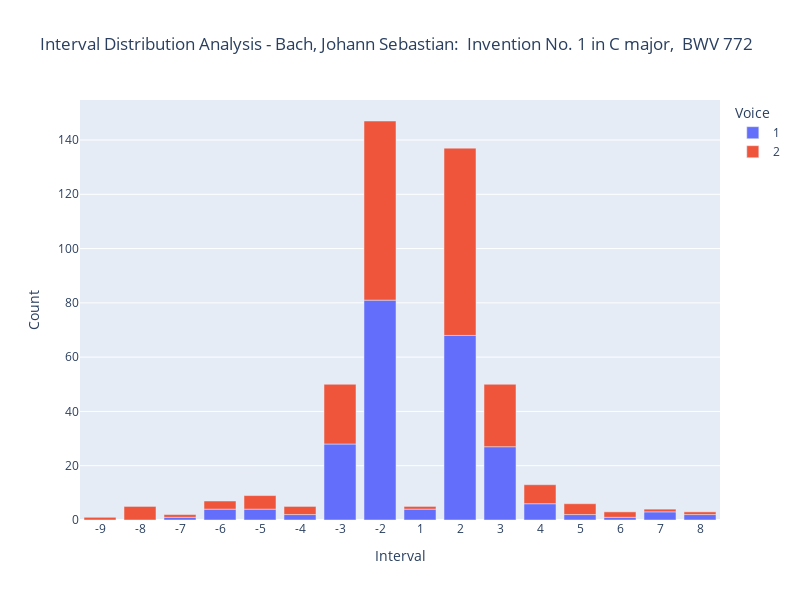

Notebook source saved alongside this figure:
### Code cell
# Create the bar chart
df = mel_counts.copy()

# remove rests
df_no_rests = df[df['Interval'] !=  'Rest']

unique_intervals = df_no_rests['Interval'].unique()

# unique_intervals_no_rest = [interval for interval in unique_intervals if interval != "Rest"]

# sorting function
def sort_integer_strings_explicit(string_array):
    """
    Explicit method: separate negatives and positives, then sort each group
    """
    negatives = [s for s in string_array if int(s) < 0]
    positives = [s for s in string_array if int(s) >= 0]
    
    # Sort negatives in descending order (highest negative first: -1, -2, -3...)
    negatives.sort(key=lambda x: int(x), reverse=False)
    
    # Sort positives in ascending order (lowest positive first: 0, 1, 2, 3...)
    positives.sort(key=lambda x: int(x))
    
    return negatives + positives

interval_order = sort_integer_strings_explicit(unique_intervals)

fig = px.bar(
    df_no_rests,
    x='Interval',
    y='Count',
    color='Voice',
    title=f"Interval Distribution Analysis - {piece.metadata['composer']}:  {piece.metadata['title']} ",
    width=800,
    height=600,

    # note that the pitch order is set earlier in our NB!
    category_orders={'Interval': interval_order}
)

fig.show()

### Figure 1 — Plotly figure (JSON) as saved in the notebook; plotly's stock layout.template omitted (floating-point values rounded to 4 significant figures)
{"data": [{"alignmentgroup": "True", "hovertemplate": "Voice=1<br>Interval=%{x}<br>Count=%{y}<extra></extra>", "legendgroup": "1", "marker": {"color": "#636efa", "pattern": {"shape": ""}}, "name": "1", "offsetgroup": "1", "orientation": "v", "showlegend": true, "textposition": "auto", "type": "bar", "x": ["-2", "-3", "-4", "-5", "-6", "-7", "1", "2", "3", "4", "5", "6", "7", "8"], "xaxis": "x", "y": [81, 28, 2, 4, 4, 1, 4, 68, 27, 6, 2, 1, 3, 2], "yaxis": "y"}, {"alignmentgroup": "True", "hovertemplate": "Voice=2<br>Interval=%{x}<br>Count=%{y}<extra></extra>", "legendgroup": "2", "marker": {"color": "#EF553B", "pattern": {"shape": ""}}, "name": "2", "offsetgroup": "2", "orientation": "v", "showlegend": true, "textposition": "auto", "type": "bar", "x": ["-2", "-3", "-4", "-5", "-6", "-7", "-8", "-9", "1", "2", "3", "4", "5", "6", "7", "8"], "xaxis": "x", "y": [66, 22, 3, 5, 3, 1, 5, 1, 1, 69, 23, 7, 4, 2, 1, 1], "yaxis": "y"}], "layout": {"barmode": "relative", "height": 600, "legend": {"title": {"text": "Voice"}, "tracegroupgap": 0}, "title": {"text": "Interval Distribution Analysis - Bach, Johann Sebastian:  Invention No. 1 in C major,  BWV 772 "}, "width": 800, "xaxis": {"anchor": "y", "categoryarray": ["-9", "-8", "-7", "-6", "-5", "-4", "-3", "-2", "1", "2", "3", "4", "5", "6", "7", "8"], "categoryorder": "array", "domain": [0, 1], "title": {"text": "Interval"}}, "yaxis": {"anchor": "x", "domain": [0, 1], "title": {"text": "Count"}}}}
